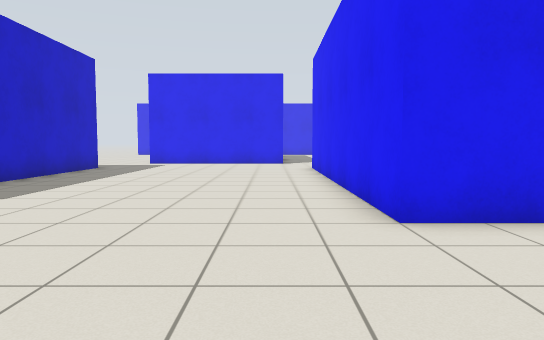
view 1 (above)

24 first-person views from a walk through a Gazebo world. The camera is 0.94 m above the floor, tilts 4° down and sees 70° across. The floor is counted in squares, 1 m on a side. Each view is taken from the middle of a square. On the plan, view 1 faces up. The plan holds only what a view shows up to about 13 squares ahead; the rest is blank. The place goes on beyond the plan.

view 2
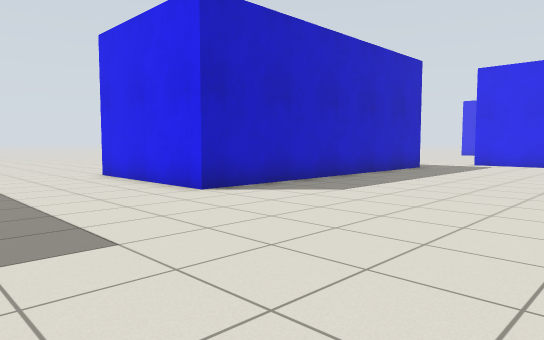

view 3
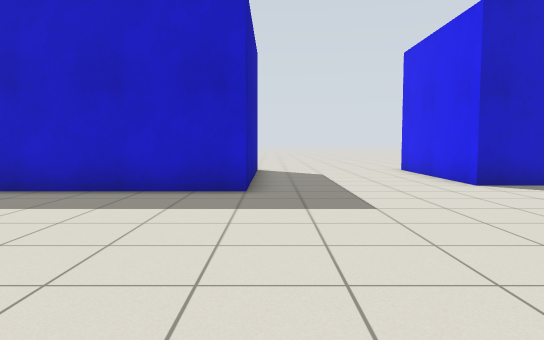

view 4
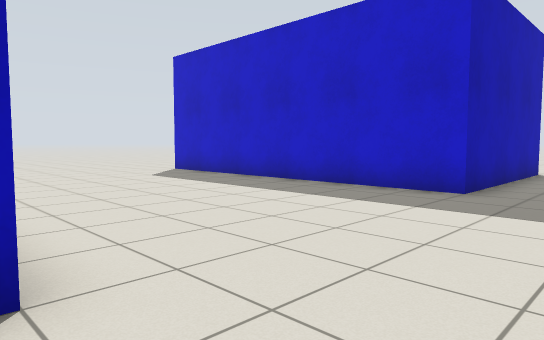

view 5
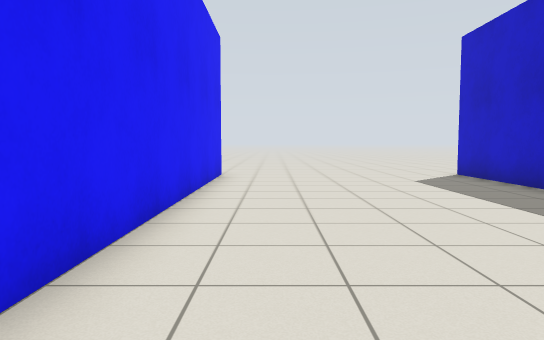

view 6
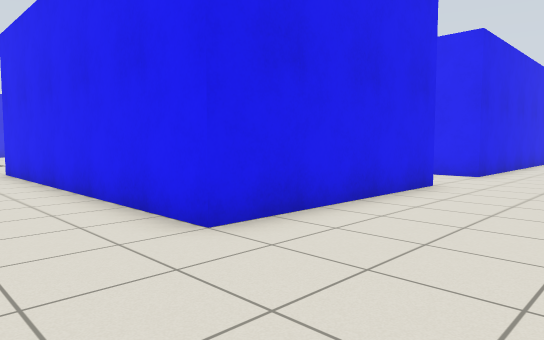

view 7
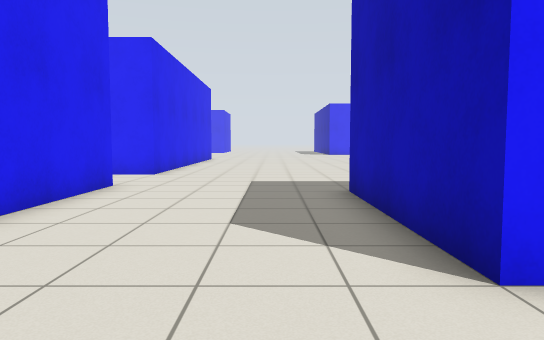

view 8
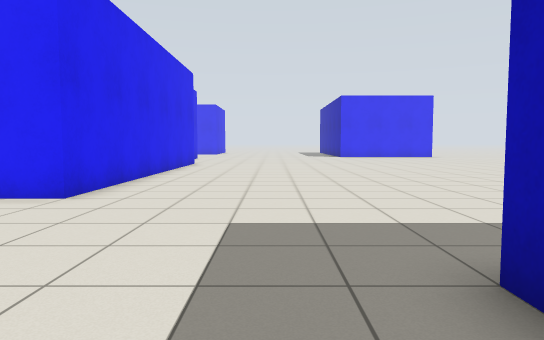

view 9
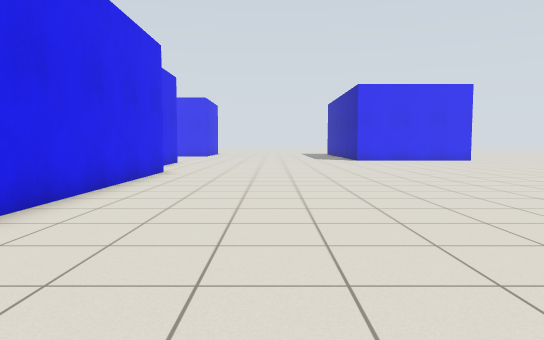

view 10
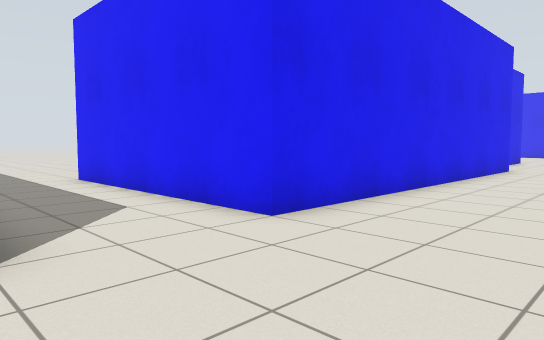

view 11
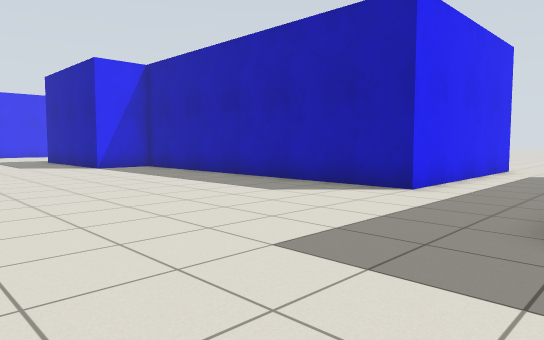

view 12
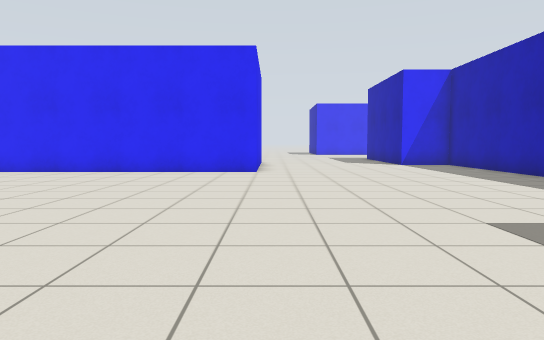

view 13
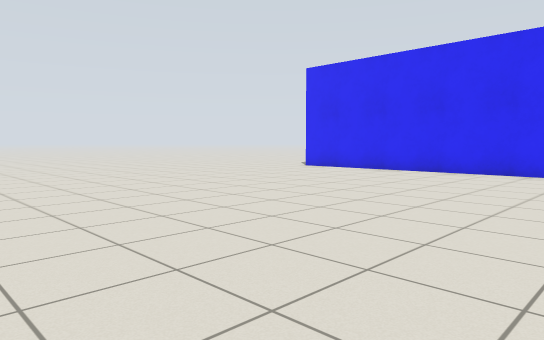

view 14
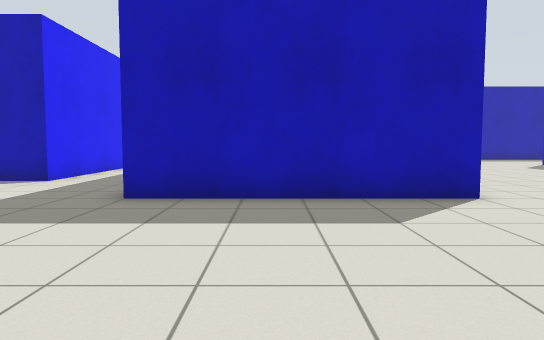

view 15
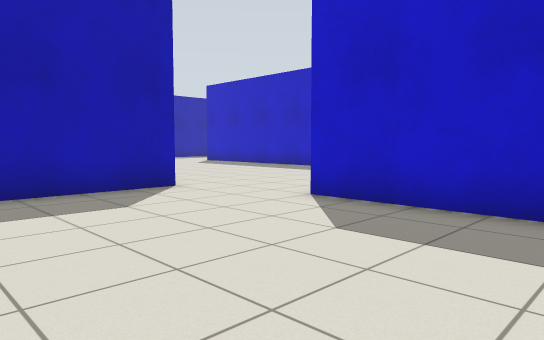

view 16
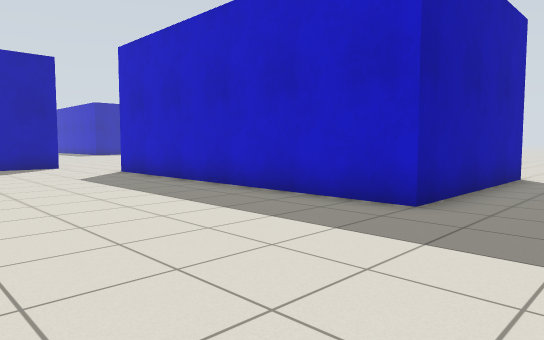

view 17
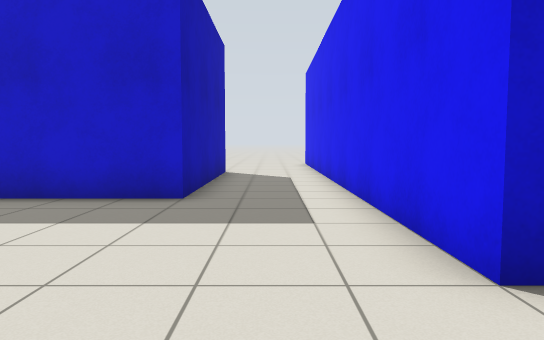

view 18
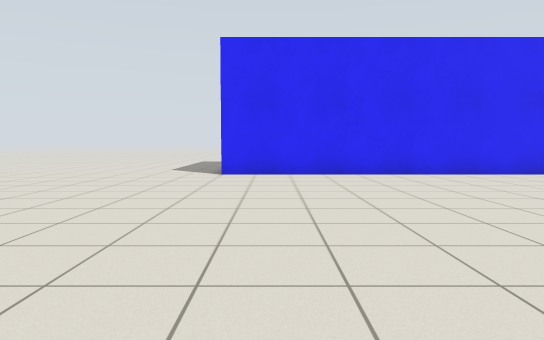

view 19
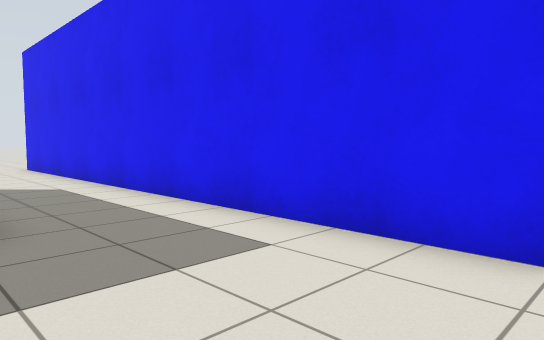

view 20
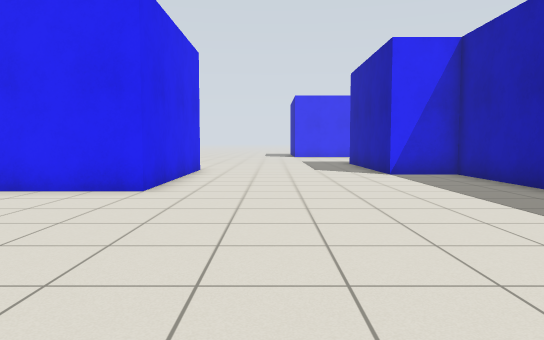

view 21
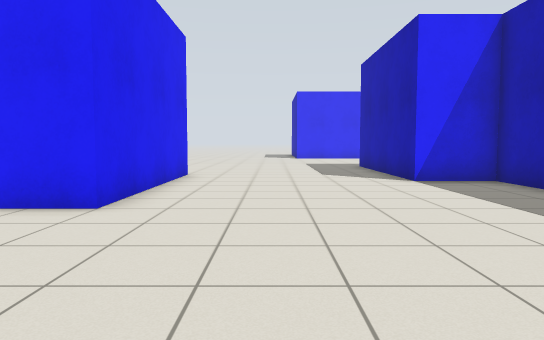

view 22
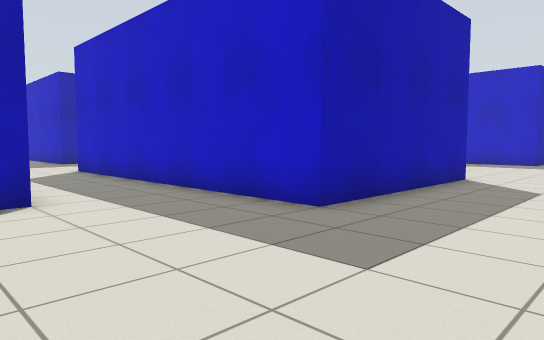

view 23
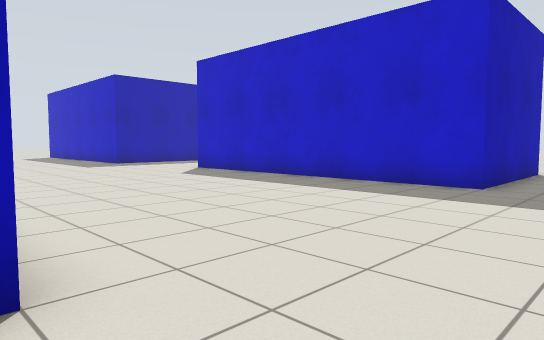

view 24
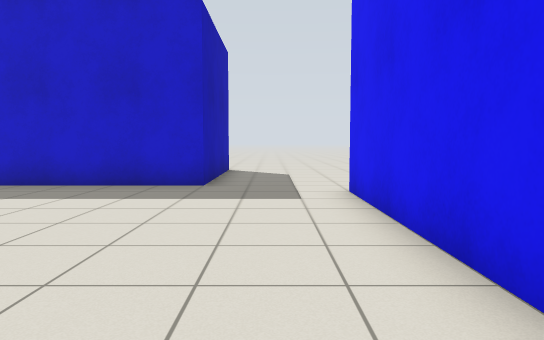

### Floor plan
Key: @ floor where view 1 was taken; . floor; B blue box.
Columns run from 11 left of view 1 to 23 right of it. Each row starts with its distance up from view 1.
 31  BBBBBBBBBBBBBBB. .............
 30  ..............................
 29    .............. ...........B
 28     .........................B
 27     ..BBBBBB.................B
 26            B.................B
 25            B.................B
 24            B.................B
 23            B.................B
 22            B.................B
 21            B.................B
 20            B.................BBBBBB
 19            B.......................
 18 ......BBBBBB.......................
 17 ...................................
 16 ...................................
 15 ...................................
 14 BBBBB........BBBBBB................
 13     B........B    B..............BB
 12     B........B    B..............B
 11     B........B    B...BBBBBBBBBBBB
 10     B........B    B...B
  9     B........B    B...B
  8     B........B    B...B
  7     B........B    B...B
  6     B........B    B...B
  5 BBBBB........BBBBBB...BBBBBBBBBBB
  4 ..................................
  3 ..................................
  2 ..................................
  1 ..................................
  0 ...........@......................
 -1 BBBBBB.......BBBBB................
 -2      B.......B     ...............
 -3      B.......B       .............
 -4      B.......B         ...........
 -5      B.......B           .........
 -6      B.......B             .. ....
 -7      B.......B                 ...
 -8      B.......B
 -9      B.......B
-10      B.......B
-11      ........
-12      ........

Where each view was taken, in squares from view 1:
view 1: 0 up, 0 right, facing up
view 2: 0 up, 0 right, facing up-left
view 3: 0 up, 2 right, facing left
view 4: 2 up, 2 right, facing down-left
view 5: 1 up, 0 right, facing down
view 6: 1 up, 1 left, facing up-right
view 7: 1 up, 1 left, facing right
view 8: 1 up, 4 right, facing right
view 9: 1 up, 9 right, facing right
view 10: 1 up, 7 right, facing up-right
view 11: 19 up, 7 right, facing down-right
view 12: 19 up, 5 right, facing right
view 13: 19 up, 5 right, facing up-right
view 14: 21 up, 5 right, facing down
view 15: 22 up, 6 right, facing down-left
view 16: 30 up, 6 right, facing down-left
view 17: 29 up, 7 right, facing left
view 18: 28 up, 6 right, facing right
view 19: 27 up, 5 right, facing up-left
view 20: 17 up, 10 right, facing right
view 21: 17 up, 12 right, facing right
view 22: 18 up, 12 right, facing down-left
view 23: 17 up, 2 right, facing down-left
view 24: 16 up, 2 right, facing left
